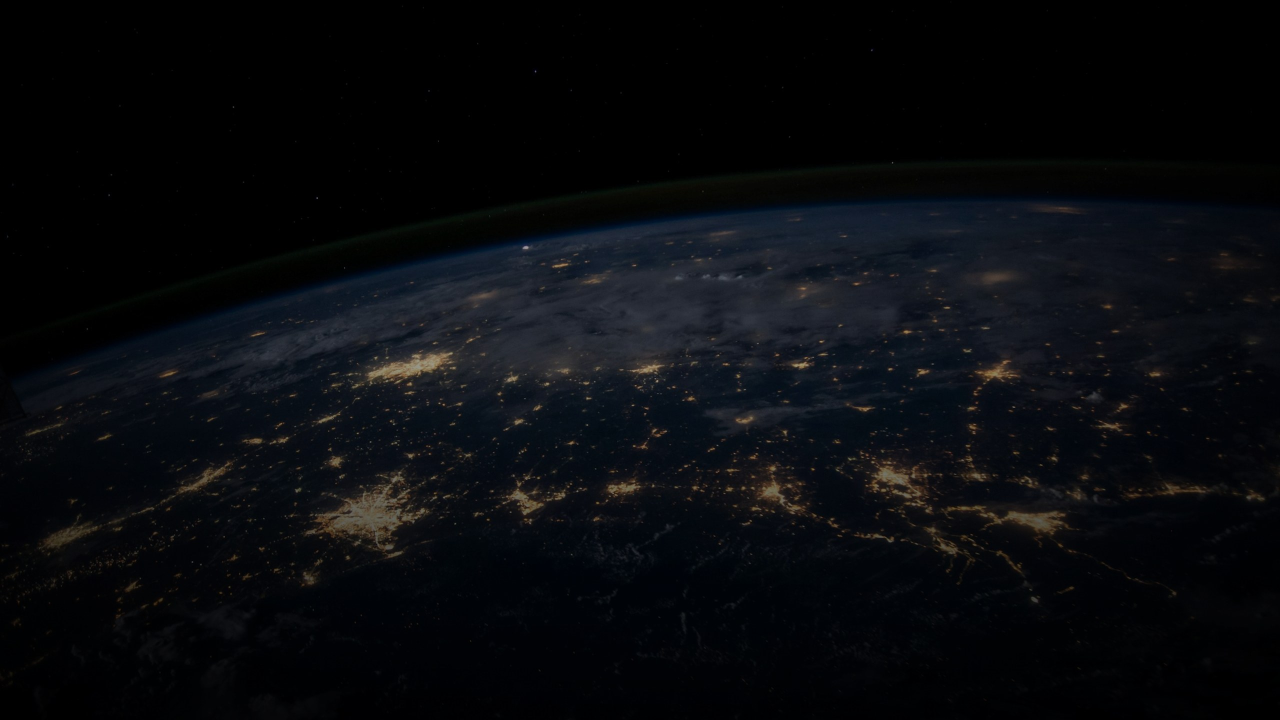
#> input picture assets/bg/s01_earth.jpg, 2560 x 1440 px (shown at 1/2 size); its folder holds 4 pictures in this run
$ python preview.py
#> lines starting #> are read from the running program, lines starting #| are printed output that depends on the picture
#!/usr/bin/env python3
"""Faithful PIL preview of the deck layout (Liberation Sans ~ Arial) to verify
composition & catch overflow. Mirrors build_pptx coordinates."""
from PIL import Image, ImageDraw, ImageFont
import os

PXI = 96  # px per inch
W, H = int(13.333 * PXI), int(7.5 * PXI)
FD = "/usr/share/fonts/truetype/liberation/"
def F(weight, size):
    fn = {"reg": "LiberationSans-Regular.ttf", "bold": "LiberationSans-Bold.ttf",
          "italic": "LiberationSans-Italic.ttf"}[weight]
    return ImageFont.truetype(FD + fn, int(size * PXI / 72))

WHITE=(255,255,255); MIST=(214,218,224); DIM=(161,168,179)
ACCENT=(46,155,255); GREEN=(50,215,75); AMBER=(255,159,10); RED=(255,69,58)

def IN(v): return int(v * PXI)

def track(draw, xy, text, font, fill, spc_pt):
#> called with xy = (495.8, 225), text = 'PREZENTACE · 2026', fill = (207, 230, 255), spc_pt = 420
    x, y = xy
    sp = spc_pt * PXI / 7200.0 * 72  # rough
    sp = spc_pt / 100.0 * PXI / 72.0
    for ch in text:
        draw.text((x, y), ch, font=font, fill=fill)
        x += draw.textlength(ch, font=font) + sp
    return x

def center(draw, cx, y, text, font, fill, spc=0):
    # measure with tracking
    sp = spc/100.0*PXI/72.0
    w = sum(draw.textlength(c, font=font)+sp for c in text)-sp if spc else draw.textlength(text,font=font)
    track(draw, (cx - w/2, y), text, font, fill, spc) if spc else draw.text((cx-w/2,y),text,font=font,fill=fill)
#> call 2 of load, with name = 's02_network'
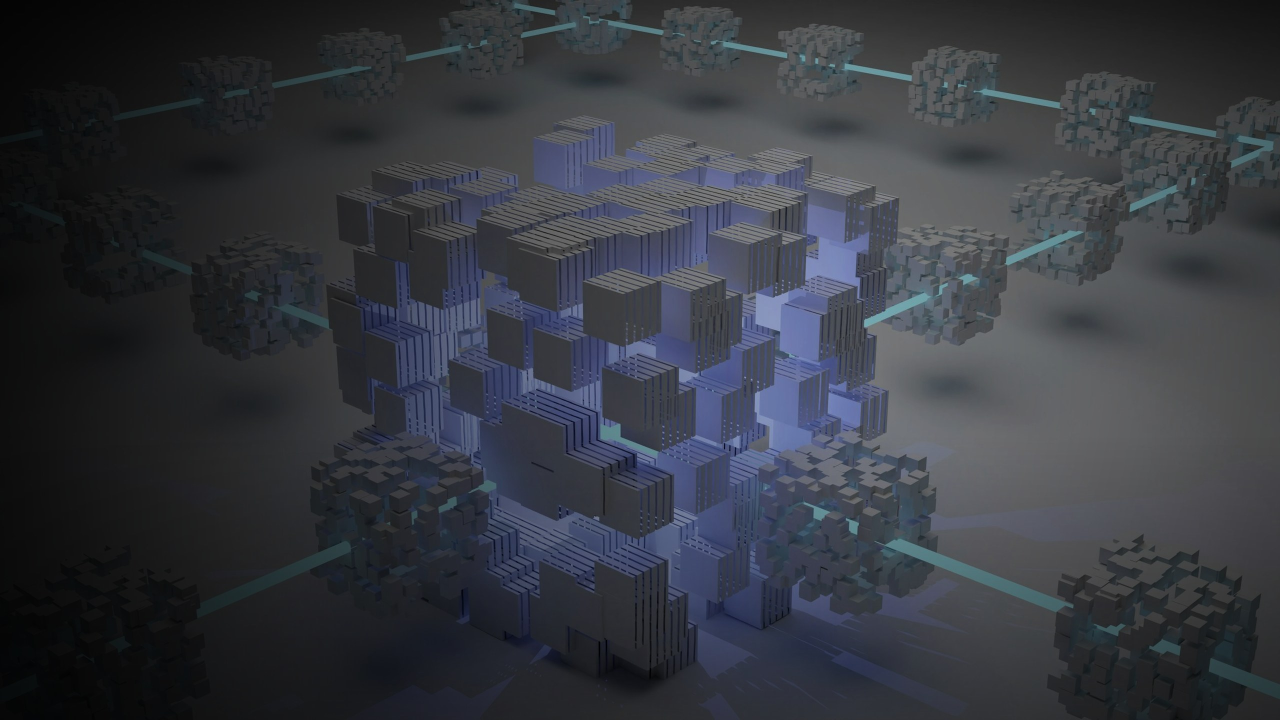
#> input picture assets/bg/s02_network.jpg, 2560 x 1440 px (shown at 1/2 size)

def kicker(d, text, color=ACCENT, x=0.95, y=0.85):
    track(d, (IN(x), IN(y)), text.upper(), F("bold",14.5), color, 340)

def title(d, text, x=0.92, y=1.4, size=50, color=WHITE):
#> called with text = 'Co je globalizace?', x = 0.92, y = 1.4, size = 50, color = (255, 255, 255)
    f=F("bold",size); ty=IN(y)
    for line in text.split("\n"):
        d.text((IN(x),ty), line, font=f, fill=color); ty+=int(size*PXI/72*1.02)

def rule(d,x,y,w=0.62,color=ACCENT):
    d.rectangle([IN(x),IN(y),IN(x+w),IN(y)+4], fill=color)

def points(d, items, x=0.95,y=3.5,gap=1.02,dot=ACCENT,hs=21,ss=14.5):
#> called with x = 0.95, y = 3.15, gap = 1.12, dot = (46, 155, 255), hs = 21, ss = 14.5
    for i,(head,sub) in enumerate(items):
        cy=y+gap*i
        d.ellipse([IN(x),IN(cy+0.10),IN(x)+12,IN(cy+0.10)+12], fill=dot)
        d.text((IN(x+0.4),IN(cy)), head, font=F("bold",hs), fill=WHITE)
        if sub:
            d.text((IN(x+0.4),IN(cy)+int(hs*PXI/72*1.15)), sub, font=F("reg",ss), fill=MIST)

def bigstat(d,num,label,x=8.7,y=2.5,ns=110,color=WHITE):
    d.text((IN(x),IN(y)), num, font=F("bold",ns), fill=color)
    track(d,(IN(x),IN(y)+int(ns*PXI/72*1.05)), label.upper(), F("bold",14), DIM,260)

def load(name):
    return Image.open(f"assets/bg/{name}.jpg").resize((W,H), Image.LANCZOS).convert("RGB")

slides=[]
def new(name):
    im=load(name); slides.append(im); return im, ImageDraw.Draw(im)

# 1 title
im,d=new("s01_earth")
center(d, W/2, IN(2.35), "PREZENTACE · 2026", F("bold",15),(207,230,255),420)
center(d, W/2, IN(2.7), "Globalizace", F("bold",100), WHITE,-60)
d.rectangle([IN(6.27),IN(4.78),IN(7.07),IN(4.78)+4],fill=ACCENT)
center(d, W/2, IN(4.95), "Tom Častvaj  ·  3.B", F("reg",22), MIST,60)
center(d, W/2, IN(5.6), "Jak se svět propojil v jednu síť", F("italic",15.5), DIM)
# 2
im,d=new("s02_network"); kicker(d,"01 — Definice"); title(d,"Co je globalizace?"); rule(d,0.95,2.62)
points(d,[("Propojování světa v jeden celek","Ekonomiky, kultury a lidé se stále těsněji prolínají."),
("Vzdálenosti přestaly platit","Zboží i informace obletí planetu za hodiny, ne za měsíce."),
("Týká se úplně každého","Od telefonu v kapse až po jídlo na talíři.")],y=3.15,gap=1.12)
# 3
im,d=new("s03_port"); kicker(d,"02 — Mechanismy"); title(d,"Jak to celé funguje"); rule(d,0.95,2.62)
#> call 3 of load, with name = 's03_port'
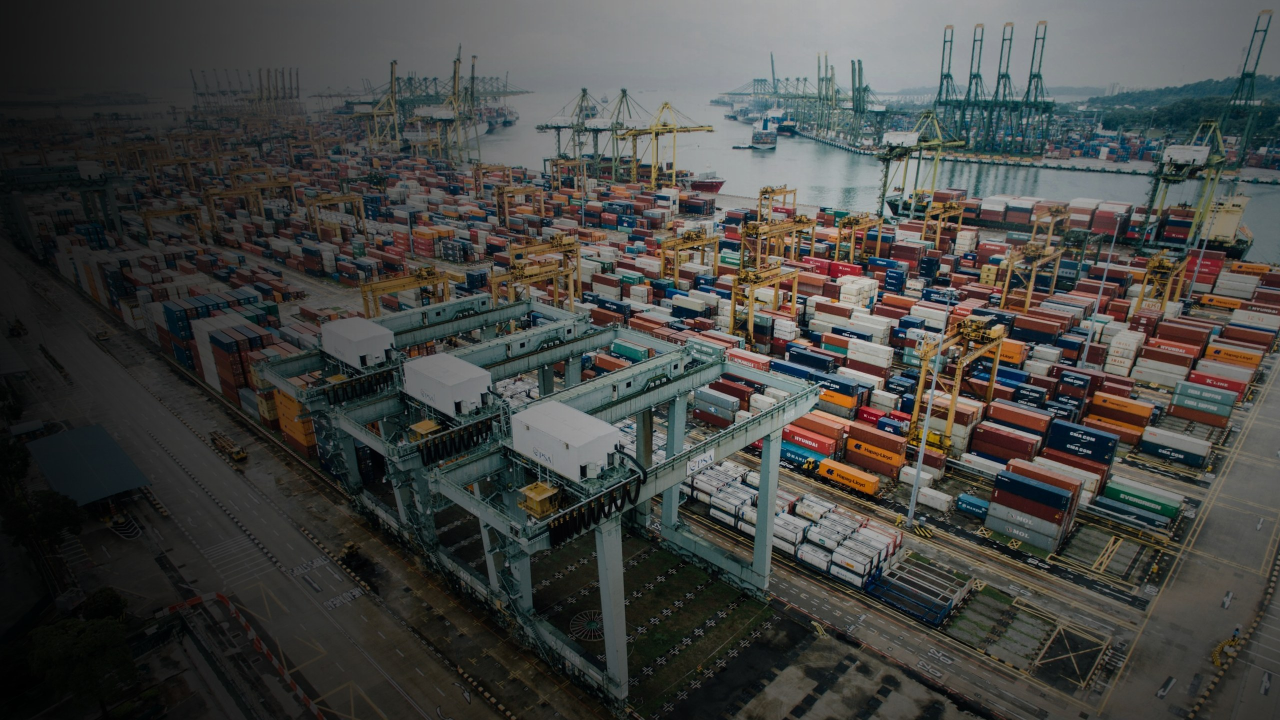
#> input picture assets/bg/s03_port.jpg, 2560 x 1440 px (shown at 1/2 size)
points(d,[("Mezinárodní obchod","Lodě a kontejnery propojují trhy všech kontinentů."),
("Internet","Data a služby putují mezi zeměmi okamžitě."),
("Doprava","Letecká i námořní logistika zkrátila vzdálenosti."),
("Globální komunikace","Spolupracujeme v reálném čase přes časová pásma.")],y=3.05,gap=0.95,hs=19.5)
# 4
im,d=new("s04_tech"); kicker(d,"03 — Příčiny"); title(d,"Co globalizaci pohání"); rule(d,0.95,2.62)
#> call 4 of load, with name = 's04_tech'
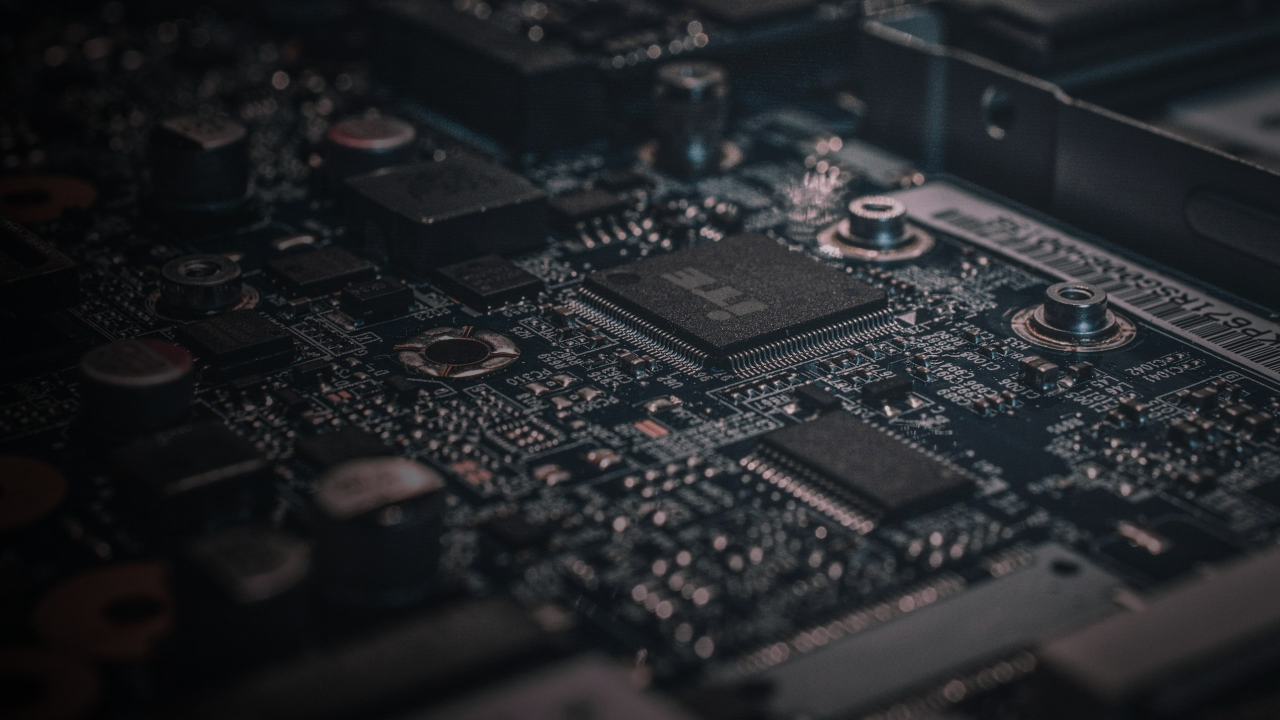
#> input picture assets/bg/s04_tech.jpg, 2560 x 1440 px (shown at 1/2 size)
#> in load (call 4), `return Image.open(f"assets/bg/{name}.jpg").resize((W,H), Image.LANCZOS..`:
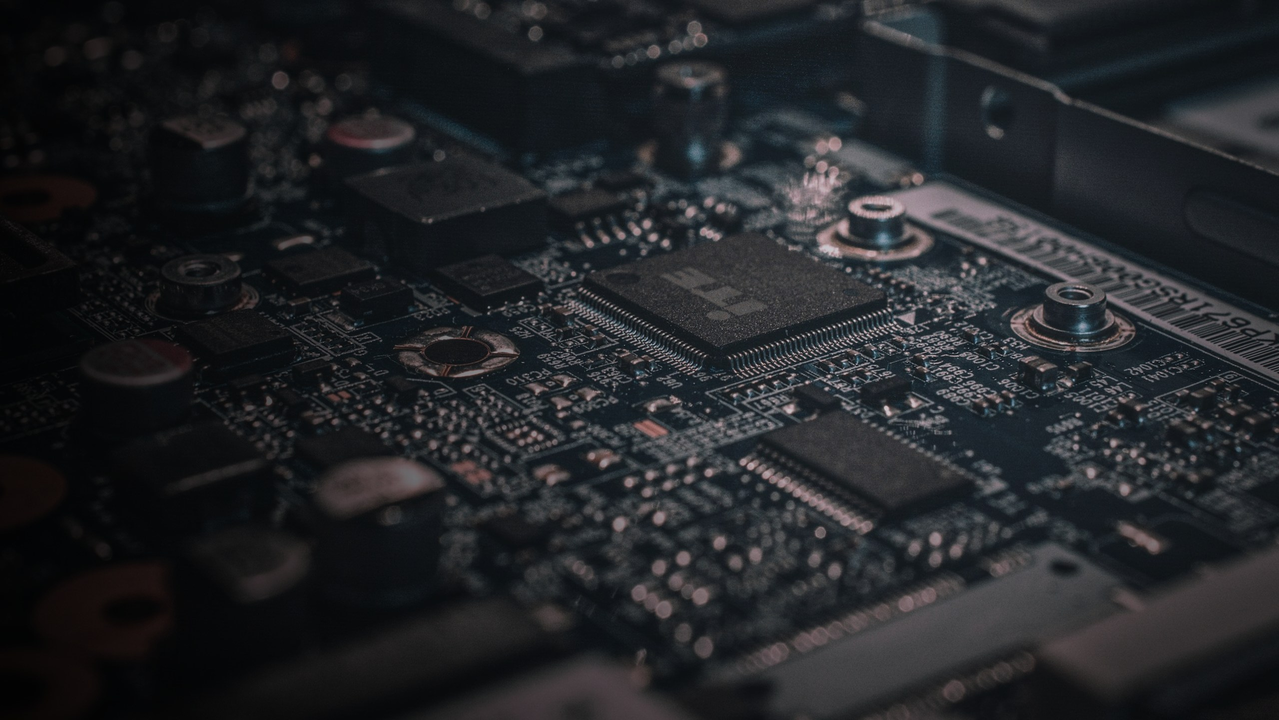
#> returned value: PIL image 1279x720 RGB; mean R, G, B 34.7, 36.6, 39.8
points(d,[("Technologický pokrok","Počítače a chytré telefony spojily celé generace."),
("Rychlejší doprava","Levnější a dostupnější přesun lidí i zboží."),
("Rozmach internetu","Z lokální informace se během chvíle stane globální."),
("Mezinárodní byznys","Firmy hledají trhy a partnery po celém světě.")],y=3.05,gap=0.95,hs=19.5)
# 5
#> (the run stopped early here; a loop or call above may not have finished)
